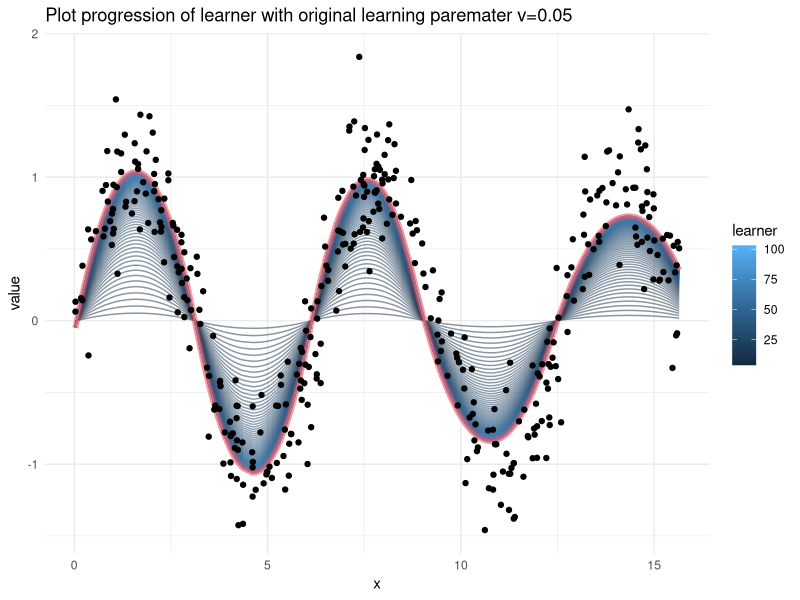
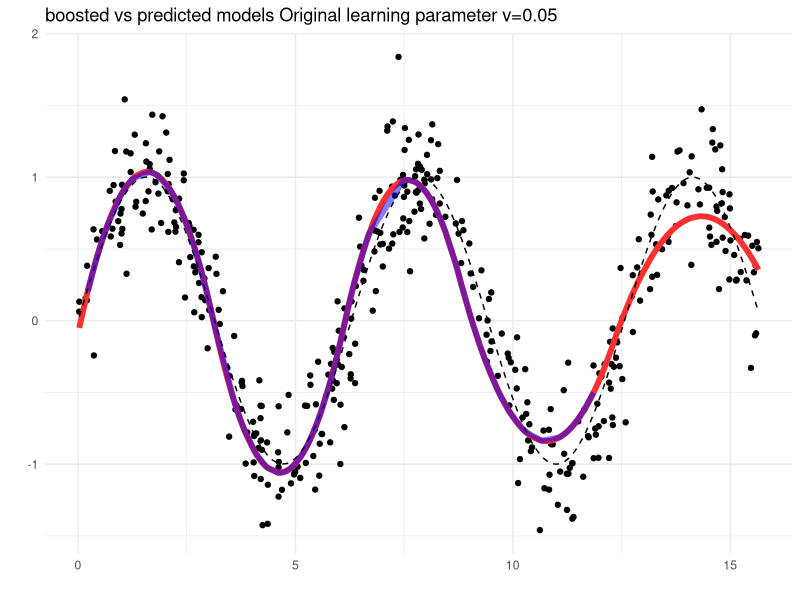

Here is the R script that generated these plots, in order:
####################################################
# Class: Anly-601
# Script: Starter code for creating boosted models
# Author: Joshuah Touyz
# Version: 0.1
# Last updated: 03/19/20
####################################################

####################################
##### Loading libraries & data #####
####################################
library(tidyverse)
library(splines)

# Generating sample data
n=500
set.seed(1)
u=sort(runif(n)*5*pi)
y = sin(u)+rnorm(n)/4
df = data.frame(x=u,y=y)

# Validation And Testing Data
test_idx=sample(seq_len(n), size =50)
test <- df[test_idx, ]
remain <- df[-test_idx,]
df<-remain
row.names(df) <- NULL

valid_idx=sample(seq_len(450), size =50)
valid<-df[valid_idx,]
remain<-df[-valid_idx,]
df<-remain
row.names(df) <- NULL


# Setting up parameters
v=.05
number_of_weak_learners = 100
number_of_knots_split = 6
polynomial_degree = 2

# Fit round 1
fit=lm(y~bs(x,degree=2,df=6),data=df)
yp = predict(fit,newdata=df)
df$yr = df$y - v*yp
YP = v*yp
list_of_weak_learners = list(fit)

#################################
##### Boosting with Splines #####
#################################
for(t in 2:number_of_weak_learners){
  # Fit linear spline
  fit = lm(yr ~ bs(x, 
                   degree=polynomial_degree,
                   df=number_of_knots_split),data=df) 
  # Generate new prediction
  yp=predict(fit,newdata=df)
  # Update residuals
  df$yr=df$yr - v*yp
  # Bind to new data point
  YP = cbind(YP,v*yp)
  # Store fitted model in list
  list_of_weak_learners[[t]] = fit
}

##############################################
##### Getting predictions for each boost #####
##############################################
for (i in 1:number_of_weak_learners){
  # Calculating performance of first i weak_learners
  
  # Summing weak learner residuals
  if(i==1){yp_i = YP[,1:i]
  }else{yp_i=apply(YP[,1:i],1,sum) #<- strong learner
  }
  
  # Binds new cols
  col_name = paste0('yp_',i)
  df = df %>% bind_cols(yp=yp_i)
}

# Re-arrange sequences to get pseudo residuals 
plot_wl = df %>% select(-y,-yr) %>% 
  pivot_longer(cols = starts_with("yp")) %>% 
  mutate(learner = str_match(name,"[0-9]+")) %>% 
  mutate(learner = as.integer(ifelse(is.na(learner),0,learner)))

# Plot final learner
final_learner = plot_wl %>% filter(learner == (number_of_weak_learners-1))

# Plot progression of learner
ggplot() + 
  # Visualizing all learners
  geom_line(aes(x = x, y = value, group = learner, color =learner),
            data = plot_wl,alpha=0.5) +
  # Final learner
  geom_line(aes(x = x, y = value, group = learner, color =learner),
            data = final_learner,alpha=0.5,color = 'firebrick1',size = 2)  +
  geom_point(aes(x = x, y= y),data = df)+ # true values
  ggtitle('Plot progression of learner with original learning paremater v=0.05')+
  theme_minimal()


##################################
##### Predicting on new data #####
##################################

new_data = tibble(x = sample(seq(0,4*3,0.001),size = 100,replace = T))

for (i in 1:number_of_weak_learners){
  weak_learner_i = list_of_weak_learners[[i]]
  
  if (i==1){pred = v*predict(weak_learner_i,new_data)}
  else{pred =pred + v*predict(weak_learner_i,new_data)}
  
  if(i==number_of_weak_learners){
    new_data = new_data %>% bind_cols(yp=pred)
  }
}




###################################################
##### Visualizing boosted vs predicted models #####
##################################################
ggplot(aes(x=x, y=y),data = tibble(x = df$x, y = df$y))+
  xlab('')+ylab('')+ 
  geom_point()+
  # Final learner from training data
  geom_line(aes(x = x, y = value, group = learner, color =learner), data = final_learner , color = 'firebrick1',size = 2)  +
  # True value
  geom_line(aes(x=x,y=y),data = tibble(x = u,y = sin(u)), color='black',linetype = 'dashed')+ # true values
  # Prediction on new data
  geom_line(aes(x=x,y=yp),data = new_data, color='blue',size = 2,alpha = 0.5)+ # predicted values
  ggtitle('boosted vs predicted models Original learning parameter v=0.05')+
  theme_minimal()
